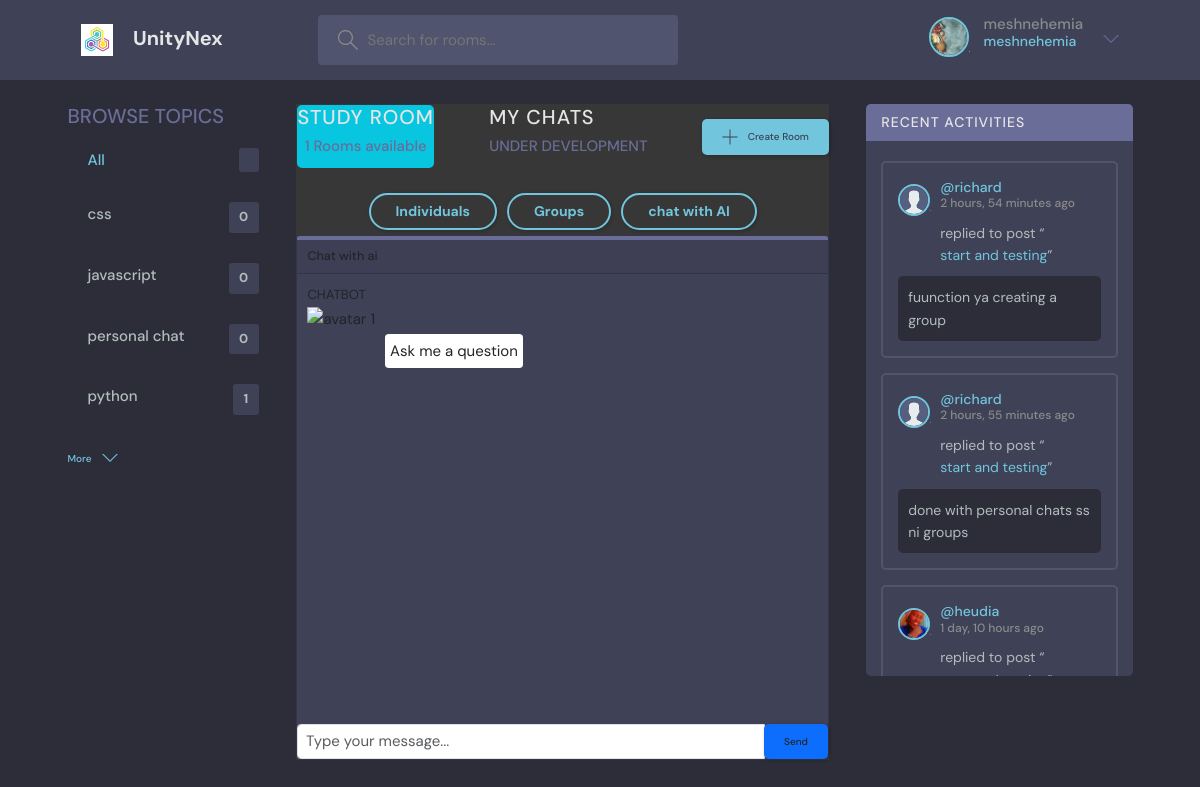
The app's page /chat/chatting/ (signed in) with its own data.
### socialmedia/models.py (models this page shows, shortened)
class User(AbstractUser):
    name = models.CharField(max_length=200, null=True)
    email = models.EmailField(unique=True, null=True)
    bio = models.TextField(null=True)
    avator = models.ImageField(null=True, upload_to='profile/', default="profile/avatar.svg")
    USERNAME_FIELD = 'email'
    REQUIRED_FIELDS = []

class Topic(models.Model):
    name = models.CharField(max_length=200)

class Message(models.Model):
    user = models.ForeignKey(User, on_delete=models.CASCADE)
    room = models.ForeignKey(Room, on_delete=models.CASCADE)
    body = models.TextField()
    updated = models.DateTimeField(auto_now=True)
    created = models.DateTimeField(auto_now_add=True)
    class Meta:
        ordering = ['-updated', '-created']

class Room(models.Model):
    host = models.ForeignKey(User, on_delete=models.SET_NULL, null=True)
    topic = models.ForeignKey(Topic, on_delete=models.SET_NULL, null=True)
    name = models.CharField(max_length=200)
    description = models.TextField(null=True, blank=True)
    participants = models.ManyToManyField(User, related_name='participants', blank=True)
    updated = models.DateTimeField(auto_now=True)
    created = models.DateTimeField(auto_now_add=True)
    class Meta:
        ordering = ['-updated', '-created']

### chatgpt/views.py (the view)
# urls.py: path('chatting/', views.home, name='chatbot'),
@login_required(login_url='login')
def home(request):
    q = request.GET.get('q') if request.GET.get('q') != None else ''
    rooms = Room.objects.filter(
        Q(topic__name__icontains=q) |
        Q(name__icontains=q) |
        Q(description__icontains=q)
    )
    topics = Topic.objects.all()[0:5]
    room_count = rooms.count()
    user = request.user
    room_messages = Message.objects.filter(Q(room__topic__name__icontains=q))
    context = {'rooms': rooms, 'topics': topics, 'room_count': room_count, "room_messages": room_messages, 'user': user}
    if request.method == 'POST':
        message = request.POST.get('message')
        response = ask_openai(message)
        return JsonResponse({'message': message, 'response': response})
    return render(request, 'chatgpt/chatbot.html', context)

### chatgpt/templates/chatgpt/chatbot.html (shortened to what this page needs)
{% extends 'main.html' %}
{% load static %}
{% block head %}
    <link href="{% static 'css/bootstrap.min.css' %}" rel="stylesheet">
{% endblock %}
{% block content %}
    <main class="layout layout--3">
        <div class="container bd1">
            <div class="b3"> {% include 'socialmedia/topics_component.html' %}</div>
            <section style="max-width:50%; min-width: 50%;" class="bg-warning d-flex justify-content-center phone">
                <div class="w-100" style="background-color: #383737">
                    <div class="laps" >
                        <div class="roomList__header">
                            <a href="{% url 'home' %}"
                               style="background-color: #08c6e0; border-radius: 5px; margin: 1px; text-align: center">
                                <h2>Study Room</h2>
                                <p>{{ room_count }} Rooms available</p>
                            </a>
                            <div>
                                <h2>My Chats</h2>
                                <p>UNDER DEVELOPMENT</p>
                            </div>
                            <a class="btn btn--main" href="{% url 'create-room' %}">
                                <svg version="1.1" xmlns="http://www.w3.org/2000/svg" width="32" height="32"
                                     viewBox="0 0 32 32">
                                    <title>add</title>
                                    <path
                                            d="M16.943 0.943h-1.885v14.115h-14.115v1.885h14.115v14.115h1.885v-14.115h14.115v-1.885h-14.115v-14.115z"
                                    ></path>
                                </svg>
                                Create Room
                            </a>
                        </div>
                        <div style="margin-bottom: 5px">
                            <div class="mobile-menuItems">
                                <a class="btn btn--main btn--pill" href="{% url 'topics' %}">Individuals</a>
                                <a class="btn btn--main btn--pill" href="{% url 'activity' %}">Groups</a>
                                <a href="{% url 'chatbot' %}" class="btn btn--main btn--pill">chat with AI</a>
                            </div>
                        </div>
                    </div>
                    <div class="w-100">
                        <div class="card" style="background-color: #3f4156;">
                            <div class="card-header d-flex justify-content-between align-items-center p-3 "
                                 style="border-top: 4px solid #696d97;">
                                <h5 class="mb-0 lh-1">Chat with ai</h5>
                            </div>
                            <div class="card-body overflow-y-scroll nav-change overflow-y-scroll "
                                 style="max-height: 600px;min-height: 450px; background-color: #3f4156;">
                                <div class="messages-list">
                                    <div class="d-flex justify-content-start">
                                        <div class="d-block">
                                            <p class="small">CHATBOT</p>
                                            <img src="https://mdbcdn.b-cdn.net/img/Photos/new-templates/bootstrap-chat/ava6-bg.webp"
                                                 alt="avatar 1"
                                                 style="width: 45px; height: 45px; margin-top:-17px; margin-right: 10px ">
                                        </div>
                                        <p class="bg-white p-2 rounded "
                                           style="margin-right: 70px ;margin-top: 50px">Ask me a question</p>
                                    </div>
                                </div>
                            </div>
                            <form class="message-form">
                                <div class="input-group">
                                    <input type="text" class="form-control message-input" style="font-size: 15px"
                                           placeholder="Type your message...">
                                    <div class="input-group-append">
                                        <button type="submit" class="btn btn-primary btn-send text-dark bg-primary">
                                            Send
                                        </button>
                                    </div>
                                </div>
                            </form>
                        </div>
                    </div>
                </div>
            </section>
            {% include 'socialmedia/activity_component.html' %}
        </div>
    </main>
{% endblock %}

### templates/navbar.html (shortened to what this page needs)
{% load static %}
<header class="header header--loggedIn">
    <div class="container">
        <a href="{% url 'home' %}" class="header__logo">
            <img src="{% static 'images/icons/logo.png' %}"/>
            <h1>UnityNex</h1>
        </a>
        <form class="header__search" action="{% url 'home' %}" method="get">
            <label>
                <input type="text" name="q" placeholder="Search for rooms..."/>
            </label>
        </form>
        <nav class="header__menu">
            {% if request.user.is_authenticated %}
                <div class="header__user">
                    <a href="{% url 'user-profile' request.user.id %}">
                        <div class="avatar avatar--medium active">
                            <img src="{{ request.user.avator.url }}"/>
                        </div>
                        <p>{{ request.user.username }} <span>{{ request.user.username }}</span></p>
                    </a>
                    <button class="dropdown-button">
                        <svg version="1.1" xmlns="http://www.w3.org/2000/svg" width="32" height="32"
                             viewBox="0 0 32 32">
                            <title>chevron-down</title>
                            <path d="M16 21l-13-13h-3l16 16 16-16h-3l-13 13z"></path>
                        </svg>
                    </button>
                </div>
            {% else %}
                <a href="{% url 'login' %}">
                    <img src="{% static 'images/profilesImages/avatar.svg' %}"/>
                    <p>Login</p>
                </a>
            {% endif %}
        </nav>
    </div>
</header>

### socialmedia/templates/socialmedia/topics_component.html
<div class="topics">
    <div class="topics__header">
        <h2>Browse Topics</h2>
    </div>
    <ul class="topics__list">
        <li>
            <a href="{% url 'home' %}" class="active">All <span>{{ topic.count }}</span></a>
        </li>
        {% for topic in topics %}
            <li>
                <a href="{% url 'home' %}?q={{ topic.name }}">{{ topic.name }}
                    <span>{{ topic.room_set.all.count }}</span></a>
            </li>
        {% endfor %}
    </ul>
    <a class="btn btn--link" href="{% url 'topics' %}">
        More
        <svg version="1.1" xmlns="http://www.w3.org/2000/svg" width="32" height="32" viewBox="0 0 32 32">
            <title>chevron-down</title>
            <path d="M16 21l-13-13h-3l16 16 16-16h-3l-13 13z"></path>
        </svg>
    </a>
</div>

### socialmedia/templates/socialmedia/activity_component.html (shortened to what this page needs)
<div class="activities">
    <div class="activities__header">
        <h2>Recent Activities</h2>
    </div>
<div class="checking">
    {% for message in room_messages %}
        <div class="activities__box">
            <div class="activities__boxHeader roomListRoom__header">
                <a href="{% url 'user-profile' message.user.id %}" class="roomListRoom__author">
                    <div class="avatar avatar--small">
                        <img src="{{ message.user.avator.url }}"/>
                    </div>
                    <p>
                        @{{ message.user.username }}
                        <span>{{ message.created|timesince }} ago</span>
                    </p>
                </a>
            </div>
            <div class="activities__boxContent">
                <p>replied to post “<a href="{% url 'room' message.room.id %}">{{ message.room.name }}</a>”</p>
                <div class="activities__boxRoomContent">
                    {{ message.body }}
                </div>
            </div>
        </div>
    {% endfor %}
</div>
</div>

### records on screen
User: user.avator (picture), user.username "meshnehemia"
Topic: name "css", room_set.all.count "0"
Topic: name "javascript", room_set.all.count "0"
Topic: name "personal chat", room_set.all.count "0"
Topic: name "python", room_set.all.count "1"
Message: user.avator (placeholder picture), user.username "richard", created "2 hours, 54 minutes", room.name "start and testing", body "fuunction ya creating a group"
Message: user.avator (placeholder picture), user.username "richard", created "2 hours, 55 minutes", room.name "start and testing", body "done with personal chats ss ni groups"
Message: user.avator (picture), user.username "heudia", created "1 day, 10 hours"

### other values on screen
{{ room_count }} "1"
